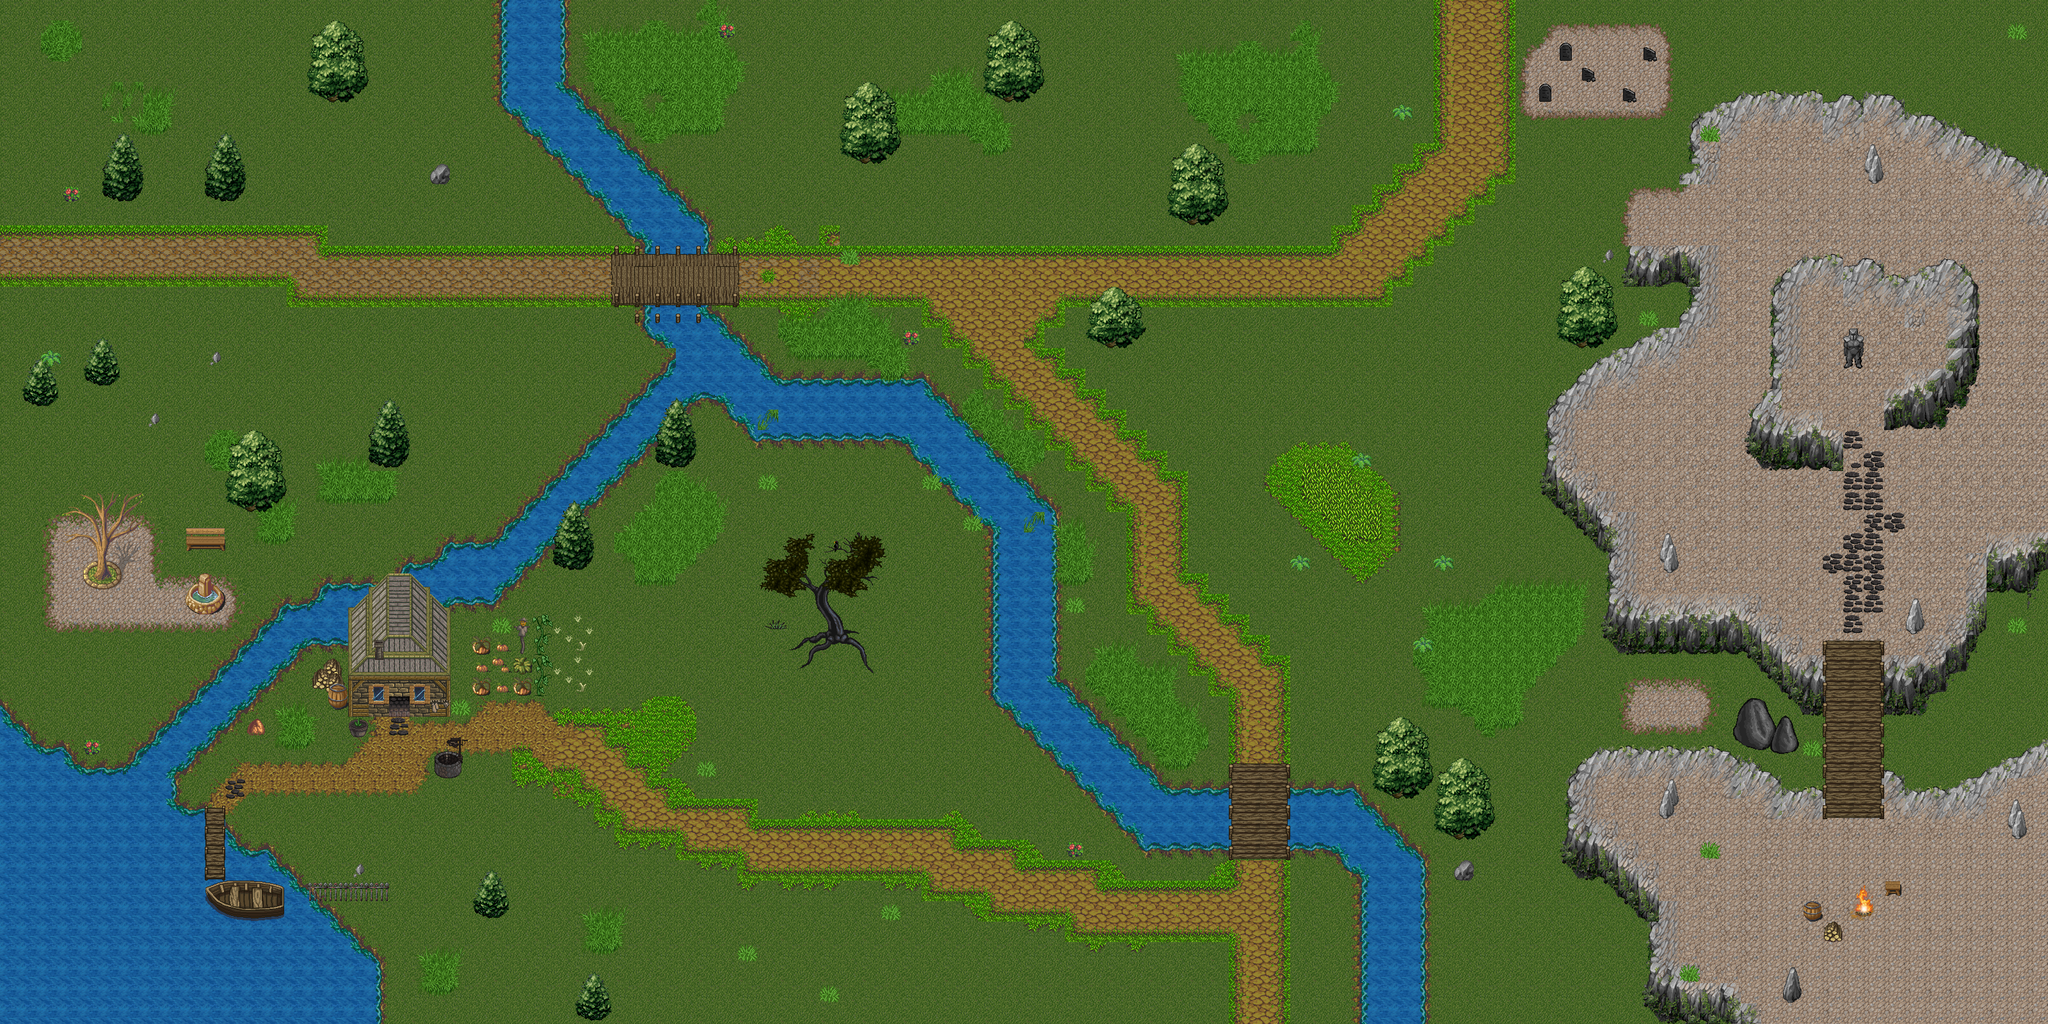

This game map was drawn from its Tiled (.tmx) file and the tilesets committed beside it. A one-line description and the trimmed map source follow:
An orthogonal 100x50 tile map with 32x32 px tiles, 9 tile layers (Ground, Roads, Grass, Buildings, ...), 7 tilesets and 274 objects (262x river, 5x Skel_sentry, 4x Skel_patrol_y, 2x Skel_random, Player).

<map version="1.0" orientation="orthogonal" renderorder="right-down" width="100" height="50" tilewidth="32" tileheight="32" nextobjectid="281">
 <tileset firstgid="1" name="mountain_landscape" tilewidth="32" tileheight="32" tilecount="256">
  <image source="../img/mountain_landscape.png" width="512" height="512" />
 </tileset>
 <tileset firstgid="257" name="PathAndObjects" tilewidth="32" tileheight="32" tilecount="256">
  <image source="../img/PathAndObjects.png" width="512" height="512" />
 </tileset>
 <tileset firstgid="513" name="wood_tileset" tilewidth="32" tileheight="32" tilecount="256">
  <image source="../img/wood_tileset.png" width="512" height="512" />
 </tileset>
 <tileset firstgid="769" name="trees_plants_rocks" tilewidth="32" tileheight="32" tilecount="256">
  <image source="../img/trees_plants_rocks.png" width="512" height="512" />
 </tileset>
 <tileset firstgid="1025" name="trees" tilewidth="32" tileheight="32" tilecount="256">
  <image source="../img/trees.png" width="512" height="512" />
 </tileset>
 <tileset firstgid="1281" name="town" tilewidth="32" tileheight="32" tilecount="256">
  <image source="../img/town.png" width="512" height="512" />
 </tileset>
 <tileset firstgid="1537" name="trees_plants" tilewidth="32" tileheight="32" tilecount="256">
  <image source="../img/trees_plants.png" width="512" height="512" />
 </tileset>
 <layer name="Ground" width="100" height="50">
  <data>[5000 cells, 5000 non-empty, 35 distinct tile ids]</data>
 </layer>
 <layer name="Roads" width="100" height="50">
  <data>[5000 cells, 562 non-empty, 46 distinct tile ids]</data>
 </layer>
 <layer name="Grass" width="100" height="50">
  <data>[5000 cells, 380 non-empty, 66 distinct tile ids]</data>
 </layer>
 <layer name="Buildings" width="100" height="50">
  <data>[5000 cells, 38 non-empty, 22 distinct tile ids]</data>
 </layer>
 <layer name="Mountains" width="100" height="50">
  <data>[5000 cells, 913 non-empty, 85 distinct tile ids]</data>
 </layer>
 <layer name="HiMountains" width="100" height="50">
  <data>[5000 cells, 99 non-empty, 70 distinct tile ids]</data>
 </layer>
 <layer name="Miscellaneous" width="100" height="50">
  <data>[5000 cells, 220 non-empty, 82 distinct tile ids]</data>
 </layer>
 <layer name="Trees" width="100" height="50">
  <data>[5000 cells, 260 non-empty, 108 distinct tile ids]</data>
 </layer>
 <layer name="Bridges" width="100" height="50">
  <data>[5000 cells, 79 non-empty, 31 distinct tile ids]</data>
 </layer>
 <objectgroup name="Obstacles">
  <object id="2" name="river" x="784" y="0" width="96" height="136" />
  <object id="6" name="Player" x="2872" y="1344" width="16" height="16" />
  <object id="9" name="river" x="784" y="136" width="112" height="16" />
  <object id="10" name="river" x="792" y="152" width="120" height="16" />
  <object id="11" name="river" x="808" y="168" width="120" height="16" />
  <object id="12" name="river" x="824" y="184" width="120" height="16" />
  <object id="13" name="river" x="840" y="200" width="120" height="16" />
  <object id="14" name="river" x="856" y="216" width="120" height="16" />
  <object id="15" name="river" x="872" y="232" width="120" height="16" />
  <object id="16" name="river" x="888" y="248" width="120" height="16" />
  <object id="17" name="river" x="904" y="264" width="120" height="16" />
  <object id="18" name="river" x="920" y="280" width="120" height="16" />
  <object id="19" name="river" x="936" y="296" width="120" height="16" />
  <object id="20" name="river" x="952" y="312" width="120" height="16" />
  <object id="21" name="river" x="968" y="328" width="120" height="16" />
  <object id="22" name="river" x="976" y="344" width="120" height="16" />
  <object id="23" name="river" x="1000" y="360" width="112" height="16" />
  <object id="24" name="river" x="1000" y="376" width="112" height="16" />
  <object id="25" name="river" x="1008" y="480" width="112" height="32" />
  <object id="26" name="river" x="1016" y="512" width="128" height="16" />
  <object id="27" name="river" x="1032" y="528" width="128" height="16" />
  <object id="28" name="river" x="1048" y="544" width="128" height="80" />
  <object id="29" name="river" x="1176" y="592" width="248" height="96" />
  <object id="30" name="river" x="1176" y="552" width="16" height="40" />
  <object id="31" name="river" x="1192" y="576" width="16" height="16" />
  <object id="32" name="river" x="1136" y="624" width="40" height="24" />
  <object id="33" name="river" x="1152" y="648" width="24" height="16" />
  <object id="34" name="river" x="1032" y="576" width="16" height="128" />
  <object id="35" name="river" x="1016" y="592" width="16" height="96" />
  <object id="36" name="river" x="1000" y="608" width="16" height="96" />
  <object id="37" name="river" x="984" y="624" width="16" height="96" />
  <object id="38" name="river" x="968" y="640" width="16" height="96" />
  <object id="39" name="river" x="952" y="656" width="16" height="96" />
  <object id="40" name="river" x="936" y="672" width="16" height="96" />
  <object id="41" name="river" x="920" y="688" width="16" height="96" />
  <object id="42" name="river" x="904" y="704" width="16" height="168" />
  <object id="43" name="river" x="888" y="720" width="16" height="152" />
  <object id="44" name="river" x="872" y="736" width="16" height="136" />
  <object id="45" name="river" x="856" y="752" width="16" height="96" />
  <object id="46" name="river" x="840" y="768" width="16" height="96" />
  <object id="47" name="river" x="824" y="784" width="16" height="96" />
  <object id="48" name="river" x="808" y="800" width="16" height="96" />
  <object id="49" name="river" x="792" y="816" width="16" height="96" />
  <object id="50" name="river" x="776" y="832" width="16" height="96" />
  <object id="51" name="river" x="704" y="848" width="72" height="96" />
  <object id="52" name="river" x="1048" y="624" width="24" height="96" />
  <object id="53" name="river" x="680" y="864" width="24" height="248" />
  <object id="54" name="river" x="664" y="880" width="16" height="232" />
  <object id="55" name="river" x="648" y="880" width="16" height="232" />
  <object id="56" name="river" x="632" y="880" width="16" height="232" />
  <object id="57" name="river" x="616" y="888" width="16" height="224" />
  <object id="58" name="river" x="600" y="896" width="16" height="216" />
  <object id="59" name="river" x="584" y="912" width="16" height="200" />
  <object id="60" name="river" x="544" y="912" width="40" height="200" />
  <object id="61" name="river" x="504" y="912" width="40" height="200" />
  <object id="62" name="river" x="472" y="944" width="32" height="64" />
  <object id="63" name="river" x="456" y="944" width="16" height="80" />
  <object id="64" name="river" x="440" y="944" width="16" height="96" />
  <object id="65" name="river" x="424" y="960" width="16" height="96" />
  <object id="66" name="river" x="408" y="976" width="16" height="96" />
  <object id="67" name="river" x="392" y="992" width="16" height="96" />
  <object id="68" name="river" x="376" y="1008" width="16" height="96" />
  <object id="69" name="river" x="360" y="1024" width="16" height="96" />
  <object id="70" name="river" x="344" y="1040" width="16" height="96" />
  <object id="71" name="river" x="328" y="1056" width="16" height="96" />
  <object id="72" name="river" x="312" y="1072" width="16" height="96" />
  <object id="73" name="river" x="296" y="1088" width="16" height="96" />
  <object id="74" name="river" x="280" y="1104" width="16" height="96" />
  <object id="75" name="river" x="264" y="1120" width="16" height="152" />
  <object id="76" name="river" x="248" y="1136" width="16" height="136" />
  <object id="77" name="river" x="232" y="1152" width="16" height="120" />
  <object id="78" name="river" x="216" y="1168" width="16" height="104" />
  </objectgroup>
</map>
<!-- 202 of 274 objects omitted -->
